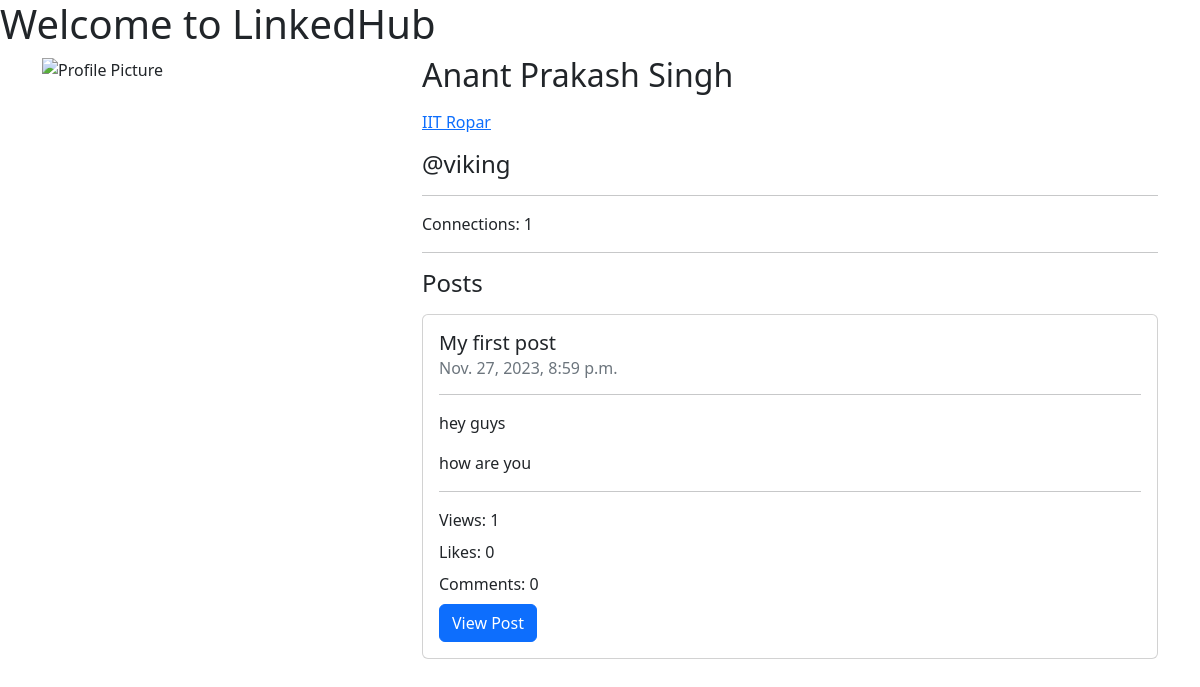
The page /viking/ on the database as committed earlier.
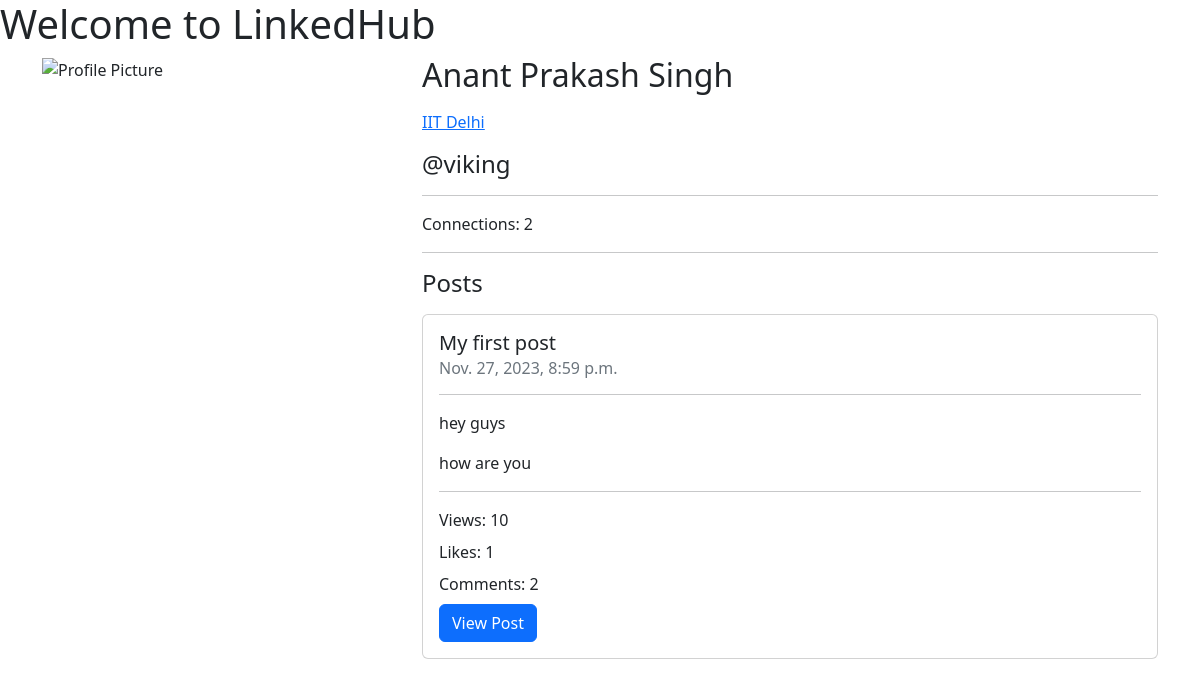
The same page on the database as committed later.
### home/models.py (models this page shows, shortened)
class UserProfile(models.Model):
    username = models.CharField(max_length=100)
    name = models.CharField(max_length=100)
    profile_pic = models.TextField(blank=True)
    bio = models.TextField(blank=True)
    organization = models.CharField(max_length=100, blank=True)
    is_organization = models.BooleanField(default=False)

### post/models.py (models this page shows, shortened)
class Post(models.Model):
    post_id = models.AutoField(primary_key=True)
    title = models.CharField(max_length=200)
    content = models.TextField()
    author_id = models.CharField(max_length=100)
    views = models.IntegerField(default=0)
    likes = models.IntegerField(default=0)
    comments = models.IntegerField(default=0)
    timestamp = models.DateTimeField(auto_now_add=True)

### home/views.py (the view, shortened to what this page needs)
# urls.py: path('<str:username>/', views.profile, name='profile'),
def profile(request, username):
    prof = UserProfile.objects.raw(f'SELECT * FROM home_userprofile WHERE username = "{username}"')[0]
    posts = Post.objects.raw(f'SELECT * FROM post_post WHERE author_id = "{username}" ORDER BY timestamp DESC')
    connections = Connection.objects.raw(f'SELECT * FROM home_connection WHERE user1 = "{username}"')
    connections = len(connections)
    context = {
        'profile': prof,
        'posts': posts,
        'connections': connections,
    }
    if prof.organization:
        organization = UserProfile.objects.raw(f'SELECT * FROM home_userprofile WHERE username = "{prof.organization}"')[0]
        context['organization'] = organization
    return render(request, 'profile.html', context)

### templates/profile.html (shortened to what this page needs)
{% load tz %}
<!DOCTYPE html>
<html lang="en">
<head>
    <link rel="stylesheet" href="https://cdn.jsdelivr.net/npm/bootstrap@5.2.3/dist/css/bootstrap.min.css">
</head>
<body>
    <h1>Welcome to LinkedHub</h1>
    <div class="container">
        <div class="row">
            <div class="col-md-4">
                <img src="{{ profile.profile_pic }}" alt="Profile Picture" class="img-fluid">
            </div>
            <div class="col-md-8">
                <h2>{{ profile.name }}</h2>
                {% if organization %}
                    <p><a href="/{{ profile.organization }}">{{ organization.name }}</a></p>
                {% endif %}
                <h4>@{{ profile.username }}</h4>
                <hr>
                <p>Connections: {{ connections }}</p>
                <hr>
                <h4>Posts</h4>
                {% if posts %}
                    {% for post in posts %}
                        <div class="card my-3">
                            <div class="card-body">
                                <h5 class="card-title">{{ post.title }}</h5>
                                <h6 class="card-subtitle mb-2 text-muted">{{ post.timestamp|timezone:"Asia/Kolkata" }}</h6>
                                <hr>
                                <p class="card-text">{{ post.content|linebreaks }}</p>
                                <hr>
                                <p class="card-title">Views: {{ post.views }}</p>
                                <p class="card-title">Likes: {{ post.likes }}</p>
                                <p class="card-title">Comments: {{ post.comments }}</p>
                                <a href="/post/{{ post.post_id }}" class="btn btn-primary">View Post</a>
                            </div>
                        </div>
                    {% endfor %}
                {% else %}
                    <p>No posts yet.</p>
                {% endif %}
            </div>
        </div>
    </div>
</body>
</html>

Rows that differ between the two databases and show on the page:
no longer on this page (row edited): UserProfile: name "IIT Ropar"
added UserProfile: name "IIT Delhi"
changed Post "My first post": views "1" → "10"; likes "0" → "1"; comments "0" → "2"
Other text that changed with them:
{{ connections }}: "1" → "2"
